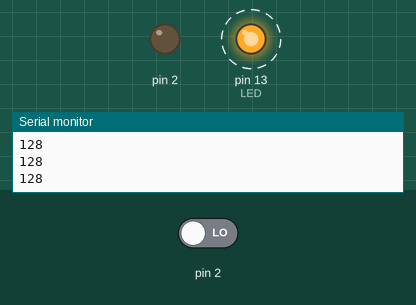
The sketch below on a simulated Arduino Uno, built with avr-gcc and run on an emulated ATmega328P. Parts: output pins drawn as LEDs (lit = HIGH), the last lines printed to the serial monitor. Dashed ring = blinking. The test bench sets the inputs (shaded band); at power-on: pin 2 LOW.

Above: at 1.2 s.
1.3 s: pin 2 driven HIGH
At 1.8 s:
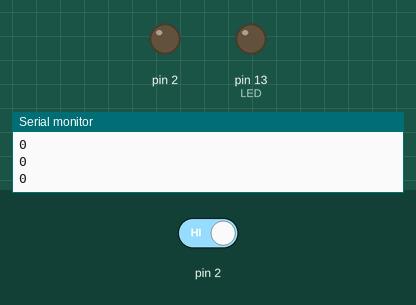
2.8 s: pin 2 driven LOW
At 3.44 s:
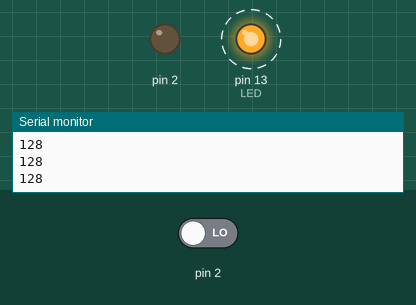
Timing chart, 0 to 11.8 s (numbered marks = the images above; inputs shaded):
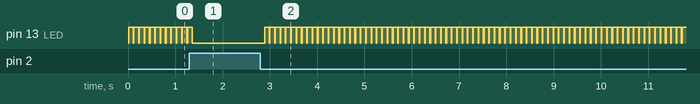

The sketch:

AA_07_capacity.ino
```cpp
const int CAP=2;
const int LED=13;
const int touchedCutoff = 21;
int valueSensor;


void setup() {
valueSensor=LOW;
pinMode(LED, OUTPUT);
Serial.begin(9600);
}

void loop() {
   valueSensor = readCapacitivePin(CAP);
   Serial.println(valueSensor);
   if(valueSensor>touchedCutoff)
    {
      valueSensor=HIGH;
    }
    else
    {
      valueSensor=LOW;
    }
    digitalWrite(LED,valueSensor);
    delay(100);
    digitalWrite(LED,LOW);
}
```

readCapacitive.ino
```cpp
uint8_t readCapacitivePin(int pinToMeasure){
  // This is how you declare a variable which
  //  will hold the PORT, PIN, and DDR registers
  //  on an AVR
  volatile uint8_t* port;
  volatile uint8_t* ddr;
  volatile uint8_t* pin;
  // Here we translate the input pin number from
  //  Arduino pin number to the AVR PORT, PIN, DDR,
  //  and which bit of those registers we care about.
  byte bitmask;
  if ((pinToMeasure >= 0) && (pinToMeasure <= 7)){
    port = &PORTD;
    ddr = &DDRD;
    bitmask = 1 << pinToMeasure;
    pin = &PIND;
  }
  if ((pinToMeasure > 7) && (pinToMeasure <= 13)){
    port = &PORTB;
    ddr = &DDRB;
    bitmask = 1 << (pinToMeasure - 8);
    pin = &PINB;
  }
  if ((pinToMeasure > 13) && (pinToMeasure <= 19)){
    port = &PORTC;
    ddr = &DDRC;
    bitmask = 1 << (pinToMeasure - 13);
    pin = &PINC;
  }
  // Discharge the pin first by setting it low and output
  *port &= ~(bitmask);
  *ddr  |= bitmask;
  delay(1);
  // Make the pin an input WITHOUT the internal pull-up on
  *ddr &= ~(bitmask);
  // Now see how long the pin to get pulled up
  int cycles = 16000;
  for(int i = 0; i < cycles; i++){
    if (*pin & bitmask){
      cycles = i;
      break;
    }
  }
  // Discharge the pin again by setting it low and output
  //  It's important to leave the pins low if you want to
  //  be able to touch more than 1 sensor at a time - if
  //  the sensor is left pulled high, when you touch
  //  two sensors, your body will transfer the charge between
  //  sensors.
  *port &= ~(bitmask);
  *ddr  |= bitmask;

  return cycles;
}
```

Measured:
- after the input at 1.3 s, pin 13 (LED): goes on until 1.4 s, then stays LOW
- after the input at 2.8 s, pin 13 (LED): alternates HIGH for 0.10 s and LOW for 0.01 s, starting after 0.09 s
- by itself, pin 13 (LED): alternates HIGH for 0.10 s and LOW for 0.01 s
